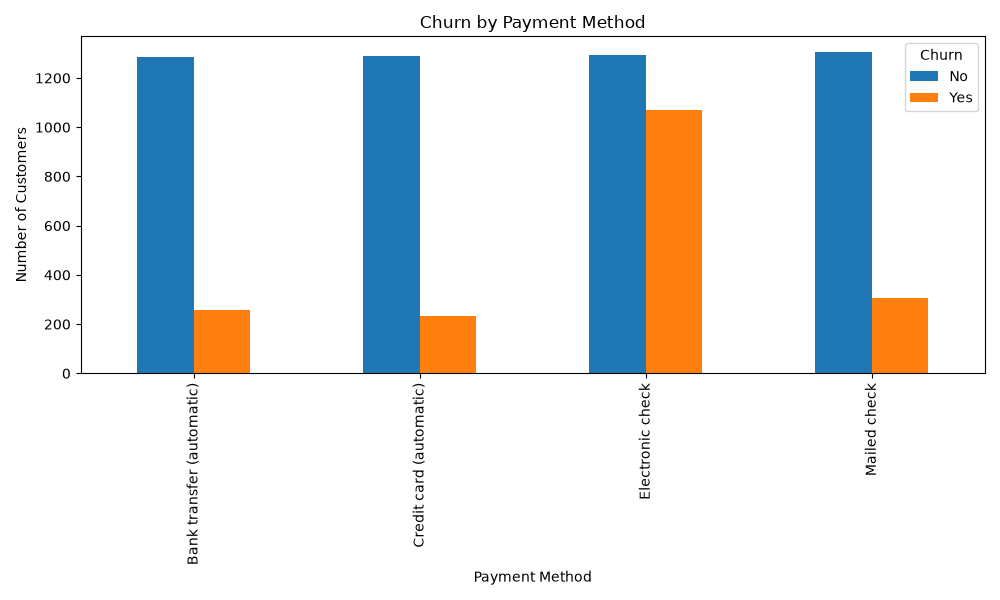

Source code (Python):
import pandas as pd
import matplotlib.pyplot as plt

df = pd.read_csv(r"E:\Data-Portfolio\Customer-Churn-Prediction\data\WA_Fn-UseC_-Telco-Customer-Churn.csv")

payment_churn = pd.crosstab(df["PaymentMethod"], df["Churn"])

print(payment_churn)

payment_churn.plot(kind="bar", figsize=(10,6))

plt.title("Churn by Payment Method")
plt.xlabel("Payment Method")
plt.ylabel("Number of Customers")

plt.tight_layout()

plt.savefig(r"E:\Data-Portfolio\Customer-Churn-Prediction\Image\payment_method_churn.png")

plt.show()
